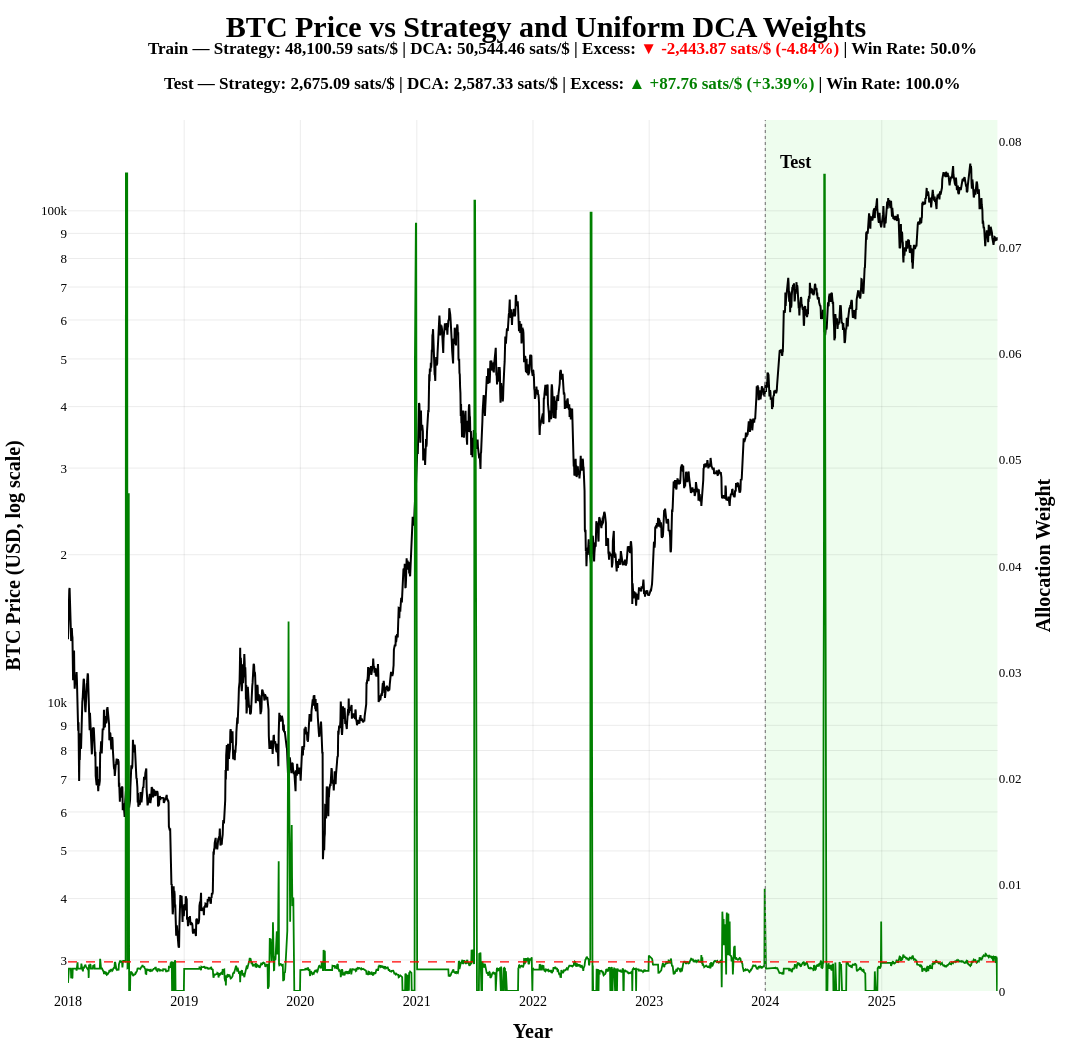

Notebook source saved alongside this figure:
### Code cell
# ============================================================
# Cell 17: Show chart
# ============================================================
# This cell renders the final chart.

main_fig = plot_train_test_period_with_spd_header(
    combined_strategy_df,
    train_spd_summary,
    test_spd_summary,
)

main_fig.show()

### Figure 1 — Plotly figure (JSON) as saved in the notebook; plotly's stock layout.template omitted (floating-point values rounded to 4 significant figures; data arrays with more than 128 entries replaced by an {"elided": "..."} marker saying what was removed)
{"data": [{"hovertemplate": "<b>%{x|%Y-%m-%d}</b><br>Price: $%{y:,.0f}<extra></extra>", "line": {"color": "black", "width": 2}, "mode": "lines", "name": "BTC Price", "type": "scatter", "x": {"elided": "2920 str values"}, "xaxis": "x", "y": {"elided": "2920 float values"}, "yaxis": "y"}, {"hovertemplate": "<b>%{x|%Y-%m-%d}</b><br>Strategy Weight: %{y:.6f}<extra></extra>", "line": {"color": "green", "width": 1.8}, "mode": "lines", "name": "Strategy Weight", "type": "scatter", "x": {"elided": "2920 str values"}, "xaxis": "x", "y": {"elided": "2920 float values"}, "yaxis": "y2"}, {"hovertemplate": "<b>%{x|%Y-%m-%d}</b><br>DCA Weight: %{y:.6f}<extra></extra>", "line": {"color": "red", "dash": "dash", "width": 1.4}, "mode": "lines", "name": "Uniform DCA (1/365)", "type": "scatter", "x": {"elided": "2920 str values"}, "xaxis": "x", "y": {"elided": "2920 float values"}, "yaxis": "y2"}], "layout": {"annotations": [{"font": {"color": "black", "family": "Arial Black", "size": 18}, "showarrow": false, "text": "<b>Test</b>", "x": "2024-02-10T00:00:00", "xanchor": "left", "xref": "x", "y": 0.965, "yref": "paper"}, {"align": "center", "font": {"color": "black", "family": "Arial Black", "size": 17}, "showarrow": false, "text": "<b>Train — Strategy: 48,100.59 sats/$ | DCA: 50,544.46 sats/$ | Excess: <span style='color:red;'>▼ -2,443.87 sats/$ (-4.84%)</span> | Win Rate: 50.0%</b>", "x": 0.5, "xref": "paper", "y": 1.095, "yref": "paper"}, {"align": "center", "font": {"color": "black", "family": "Arial Black", "size": 17}, "showarrow": false, "text": "<b>Test — Strategy: 2,675.09 sats/$ | DCA: 2,587.33 sats/$ | Excess: <span style='color:green;'>▲ +87.76 sats/$ (+3.39%)</span> | Win Rate: 100.0%</b>", "x": 0.5, "xref": "paper", "y": 1.055, "yref": "paper"}], "height": 1050, "hovermode": "x unified", "margin": {"b": 35, "l": 35, "r": 35, "t": 120}, "paper_bgcolor": "white", "plot_bgcolor": "white", "shapes": [{"fillcolor": "lightgreen", "layer": "below", "line": {"width": 0}, "opacity": 0.15, "type": "rect", "x0": "2024-01-01T00:00:00", "x1": "2025-12-31T00:00:00", "xref": "x", "y0": 0, "y1": 1, "yref": "y domain"}, {"line": {"color": "gray", "dash": "dot", "width": 1.2}, "type": "line", "x0": "2024-01-01T00:00:00", "x1": "2024-01-01T00:00:00", "xref": "x", "y0": 0, "y1": 1, "yref": "y domain"}], "showlegend": false, "title": {"font": {"color": "black", "family": "Arial Black", "size": 30}, "text": "<b>BTC Price vs Strategy and Uniform DCA Weights</b>", "x": 0.5, "xanchor": "center", "y": 0.985}, "width": 1900, "xaxis": {"anchor": "y", "domain": [0, 0.94], "gridcolor": "rgba(0,0,0,0.08)", "range": ["2018-01-01T00:00:00", "2025-12-31T00:00:00"], "showgrid": true, "tickfont": {"color": "black", "family": "Arial Black", "size": 14}, "tickformat": "%Y", "tickmode": "array", "tickvals": ["2018-01-01T00:00:00.000000", "2019-01-01T00:00:00.000000", "2020-01-01T00:00:00.000000", "2021-01-01T00:00:00.000000", "2022-01-01T00:00:00.000000", "2023-01-01T00:00:00.000000", "2024-01-01T00:00:00.000000", "2025-01-01T00:00:00.000000"], "title": {"font": {"color": "black", "family": "Arial Black", "size": 20}, "text": "<b>Year</b>"}, "zeroline": false}, "yaxis": {"anchor": "x", "domain": [0, 1], "gridcolor": "rgba(0,0,0,0.08)", "showgrid": true, "tickfont": {"color": "black", "family": "Arial Black", "size": 13}, "tickmode": "array", "ticktext": ["3", "4", "5", "6", "7", "8", "9", "10k", "2", "3", "4", "5", "6", "7", "8", "9", "100k"], "tickvals": [3000, 4000, 5000, 6000, 7000, 8000, 9000, 10000, 20000, 30000, 40000, 50000, 60000, 70000, 80000, 90000, 100000], "title": {"font": {"color": "black", "family": "Arial Black", "size": 20}, "text": "<b>BTC Price (USD, log scale)</b>"}, "type": "log", "zeroline": false}, "yaxis2": {"anchor": "x", "overlaying": "y", "range": [0, 0.082], "showgrid": false, "side": "right", "tickfont": {"color": "black", "family": "Arial Black", "size": 13}, "title": {"font": {"color": "black", "family": "Arial Black", "size": 20}, "text": "<b>Allocation Weight</b>"}, "zeroline": false}}}
